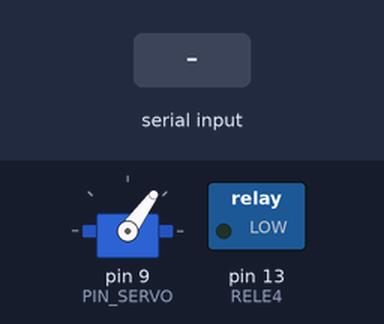
Recording of a sketch running on a simulated Arduino Uno, built with avr-gcc and run on an emulated ATmega328P. On the bench: servo, switched loads named in the sketch (green lamp = pin HIGH). The test bench sets the inputs (shaded band).

Above: at 1.2 s.
1.3 s: "A" received over Serial
At 2.4 s:
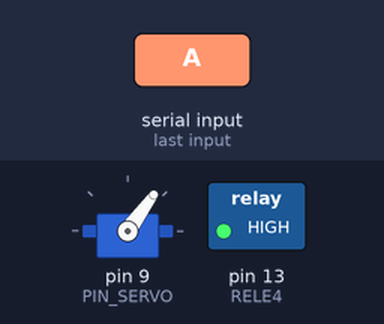
2.8 s: "D" received over Serial
At 4.0 s:
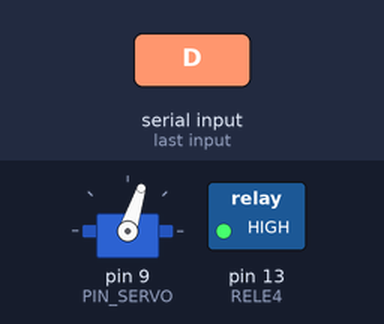
4.3 s: "B" received over Serial
At 4.6 s:
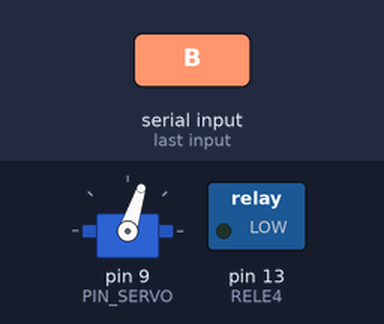
5.8 s: "F" received over Serial
At 6.4 s:
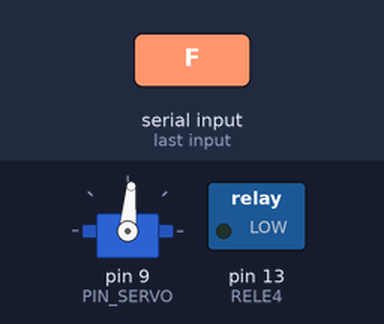
7.3 s: "A" received over Serial
At 8.1 s:
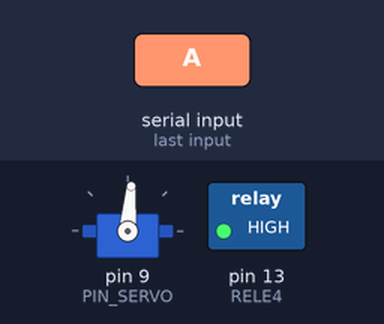
Timing chart, 0 to 9.8 s (numbered marks = the images above; inputs shaded):
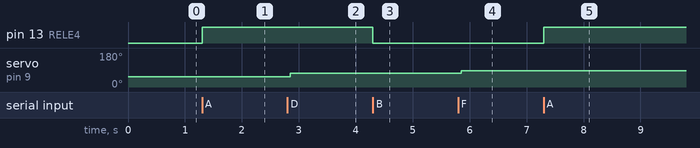

Measured:
- after the input at 1.3 s, pin 13 (RELE4): LOW → HIGH at once
- after the input at 2.8 s, servo on pin 9 (PIN_SERVO): 54° → 72° after 0.05 s
- after the input at 4.3 s, pin 13 (RELE4): HIGH → LOW at once
- after the input at 5.8 s, servo on pin 9 (PIN_SERVO): 72° → 85° after 0.05 s
- after the input at 7.3 s, pin 13 (RELE4): LOW → HIGH at once

The sketch:

sketch_aug17a.ino
```cpp
#include <Servo.h>
Servo myServo;
#define PIN_SERVO (9)
int data;
const int RELE4 = 13;

void SetStrokePerc(float strokePercentage)
{
  if ( strokePercentage >= 0.0 && strokePercentage <= 100.0 )
  {
    int usec = 1000 + strokePercentage * ( 2000 - 1000 ) / 100.0 ;
    myServo.writeMicroseconds( usec );
  }
}


void SetStrokeMM(int strokeReq,int strokeMax)
{
  SetStrokePerc( ((float)strokeReq) / strokeMax );
}

void setup() {
  // put your setup code here, to run once:
  SetStrokePerc(10);
  Serial.begin(9600);
  pinMode(RELE4, OUTPUT);
  myServo.attach(PIN_SERVO);
}

void loop() {


  if(Serial.available()){
    data = Serial.read();


    if(data=='A'){
      digitalWrite(RELE4, HIGH);
    } else if(data=='B') {
      digitalWrite(RELE4, LOW);
    }
    delay(50);

    if(data=='C'){
    int d = 10;
    int delayMS = 1500;
    int i = 0;
    SetStrokePerc(5);
    } else if(data=='D') {
    int d = 10;
    int delayMS = 1500;
    int i = 0;
    SetStrokePerc(29);
    } else if(data=='E') {
    int d = 10;
    int delayMS = 1500;
    int i = 0;
    SetStrokePerc(17);
    } else if(data=='F') {
    int d = 10;
    int delayMS = 1500;
    int i = 0;
    SetStrokePerc(42);
    }
  }

  // int d = 10;
  // int delayMS = 1500;
  // int i = 0;
/*
  for ( i = 1; i < 99; i += d )
  {
    SetStrokePerc(i);
    delay(delayMS);
  }
  for ( i = 99; i > 1;  i -= d )
  {
    SetStrokePerc(i);
    delay(delayMS);
  }
  */
  //  SetStrokePerc(5); // Se programa dentro de esta función el porcentaje de elevación del vástago.


}
```
